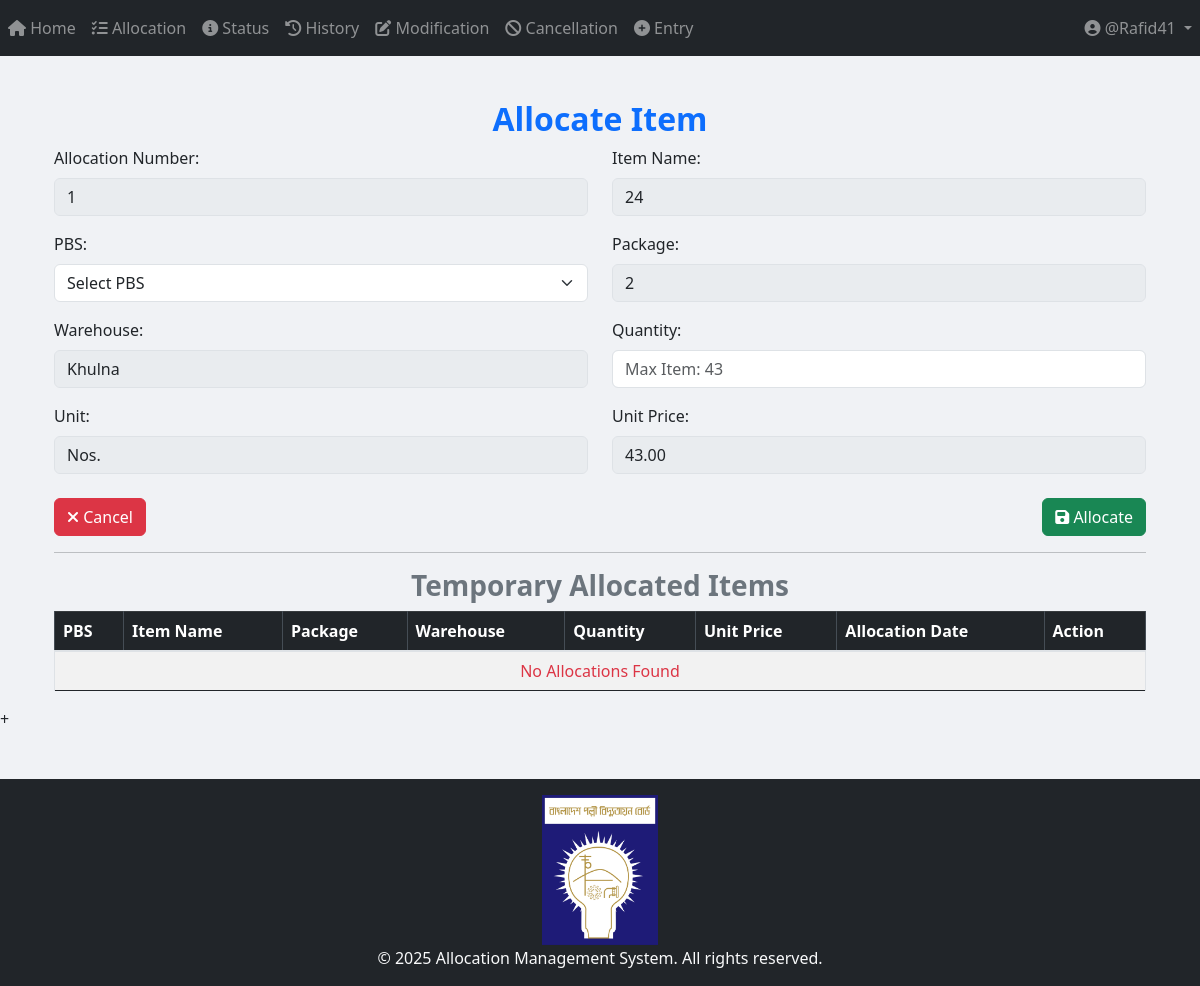
The app's page /allocation/allocate_item/1/17/ (signed in), older data.
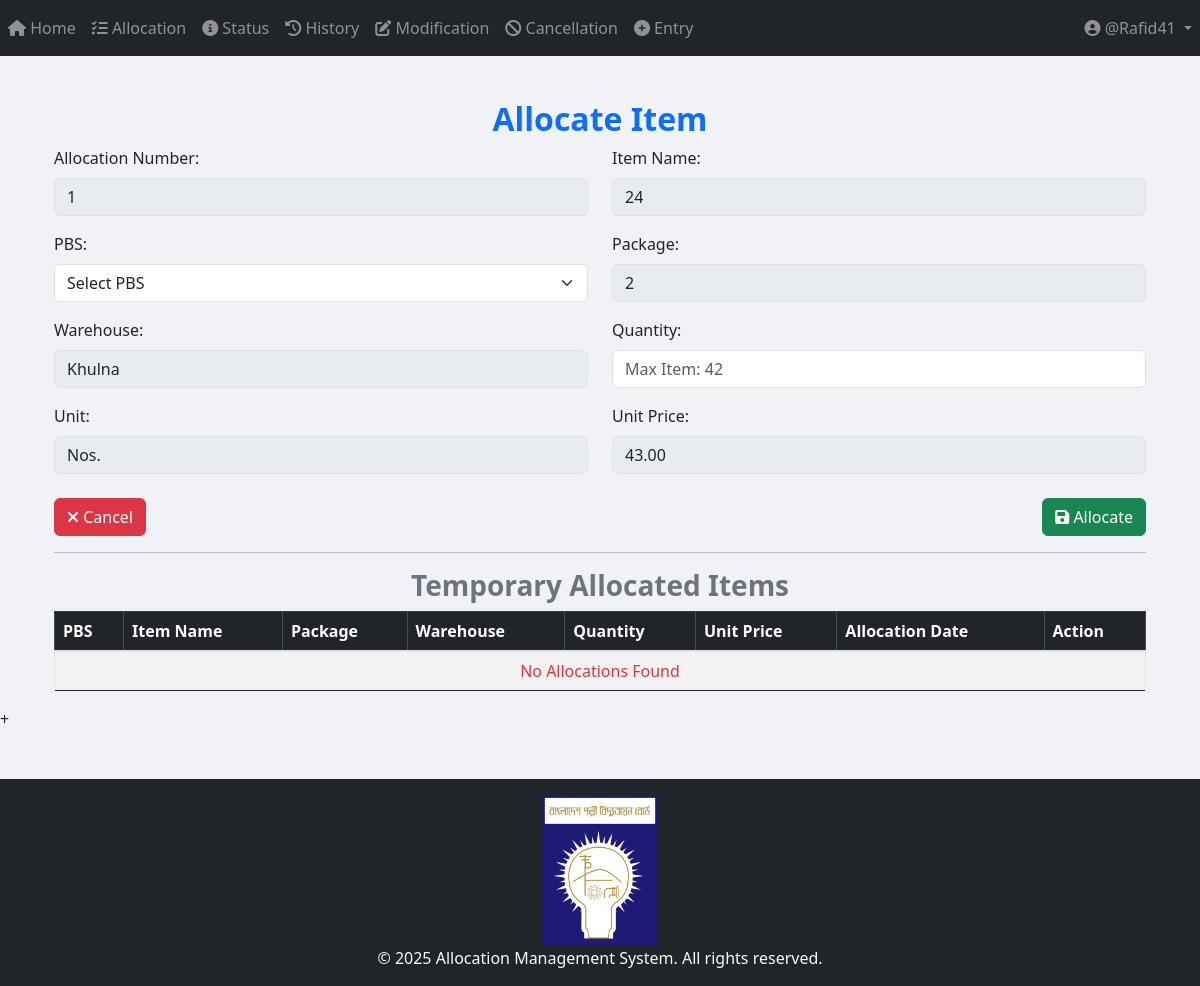
The same page, newer data.
### App_Entry/models.py (models this page shows, shortened)
class Item(models.Model):
    WAREHOUSE_CHOICES = [
        ("Dhaka", "Dhaka"),
        ("Khulna", "Khulna"),
        ("Chittagong", "Chittagong"),
    ]
    UNIT_CHOICES = [
        ("Nos.", "Nos."),
        ("Mtr.", "Mtr."),
        ("Km.", "Km."),
        ("Set.", "Set."),
        ("Pair.", "Pair."),
    ]
    name = models.CharField(max_length=255)
    description = models.TextField(blank=True, null=True)
    warehouse = models.CharField(
        max_length=50, choices=WAREHOUSE_CHOICES, default="Dhaka"
    )
    unit_of_item = models.CharField(
        max_length=10, choices=UNIT_CHOICES, default="Nos."
    )  # Updated field
    unit_price = models.DecimalField(max_digits=15, decimal_places=2, default=0.00)
    quantity_of_item = models.BigIntegerField(default=0)
    package = models.ForeignKey(
        Package,
        on_delete=models.SET_NULL,
        related_name="package_of_item",
        null=True,
    )
    created_at = models.DateTimeField(default=now)

class Package(models.Model):
    packageId = models.BigIntegerField(unique=True)

### App_Allocation/views/Allocation_view.py (the view)
# urls.py: path('allocate_item/<int:allocation_id>/<int:item_id>/', views.allocate_item, name="allocate_item"),
@login_required
def allocate_item(request, allocation_id, item_id):
    item = get_object_or_404(Item, id=item_id)
    allocation_no_obj = get_object_or_404(Allocation_Number, id=allocation_id)
    pbss = PBS.objects.all()
    if request.method == "POST":
        form = TemporaryAllocationForm(request.POST)
        pbs_id = request.POST.get("pbs")
        quantity = request.POST.get("quantity")
        try:
            quantity = int(quantity)
        except (TypeError, ValueError):
            messages.error(request, "Invalid quantity entered.")
            return redirect("App_Allocation:allocate_item", allocation_no=allocation_id, item_id=item.id)
        existing_allocations = Temporary_Allocation.objects.filter(
            allocation_no=allocation_no_obj, item_primary_key=item.id
        )
        total_allocated = sum(existing.quantity for existing in existing_allocations)
        if quantity > item.quantity_of_item:
            messages.error(request, "Total allocated quantity exceeds available stock!")
        elif quantity == 0:
            messages.error(request, "Quantity cannot be zero.")
        elif not pbs_id:
            messages.error(request, "Please select a valid PBS before submitting.")
        else:
            allocation = form.save(commit=False)
            allocation.item = item
            allocation.item_primary_key = item.id
            allocation.package = item.package
            allocation.warehouse = item.warehouse
            allocation.price = item.unit_price
            allocation.pbs = get_object_or_404(PBS, id=pbs_id)
            allocation.allocation_no = allocation_no_obj
            if item.quantity_of_item >= quantity:
                allocation.save()
                item.quantity_of_item -= quantity
                item.save()
                messages.success(request, "Item allocated successfully!")
            else:
                messages.error(request, "Not enough stock available for allocation.")
            return redirect("App_Allocation:Search_and_Select", allocation_id=allocation_id)
    else:
        form = TemporaryAllocationForm()
    allocations = Temporary_Allocation.objects.filter(allocation_no=allocation_no_obj).order_by("-created_at")
    return render(
        request,
        "App_Allocation/allocate_item.html",
        {
            "form": form,
            "item": item,
            "allocation_no_obj": allocation_no_obj,
            "pbss": pbss,
            "allocations": allocations,
        },
    )

### App_Allocation/forms.py
class TemporaryAllocationForm(forms.ModelForm):
    class Meta:
        model = Temporary_Allocation
        fields = ['allocation_no', 'quantity']

### templates/App_Allocation/allocate_item.html (shortened to what the changed rows need)
{% extends 'base.html' %}
{% load crispy_forms_tags %}
{% load static %}
{% block body_block %}
<div class="container mt-4">
    <h2 class="text-primary text-center"><b>Allocate Item</b></h2>
    <form method="POST">
        <div class="row">
            <div class="col-md-6">
                <label>Item Name:</label>
                <input type="text" class="form-control" value="{{ item.name }}" readonly>
            </div>
        </div>
        <div class="row mt-3">
            <div class="col-md-6">
                <label>Package:</label>
                <input type="text" class="form-control" value="{{ item.package.packageId }}" readonly>
            </div>
        </div>
        <div class="row mt-3">
            <div class="col-md-6">
                <label>Warehouse:</label>
                <input type="text" class="form-control" value="{{ item.warehouse }}" readonly>
            </div>
            <div class="col-md-6">
                <label>Quantity:</label>
                <input type="number" name="quantity" class="form-control" placeholder="Max Item: {{ item.quantity_of_item }}" required>
            </div>
        </div>
        <div class="row mt-3">
            <div class="col-md-6">
                <label>Unit:</label>
                <input type="text" class="form-control" value="{{ item.unit_of_item }}" readonly>
            </div>
            <div class="col-md-6">
                <label>Unit Price:</label>
                <input type="text" class="form-control" value="{{ item.unit_price }}" readonly>
            </div>
        </div>
    </form>
    <div class="table-responsive" style="max-height: 400px; overflow-y: auto;">
        <table class="table table-bordered table-striped">
            <thead class="table-dark">
                <tr>
                    <th>PBS</th>
                    <th>Item Name</th>
                    <th>Package</th>
                    <th>Warehouse</th>
                    <th>Quantity</th>
                    <th>Unit Price</th>
                    <th>Allocation Date</th>
                    <th>Action</th>
                </tr>
            </thead>
        </table>
    </div>
</div>
{% endblock %}

Row changes from the older to the newer data that the page shows:
changed Item "Khulna": quantity "Max Item: 43" → "Max Item: 42"
